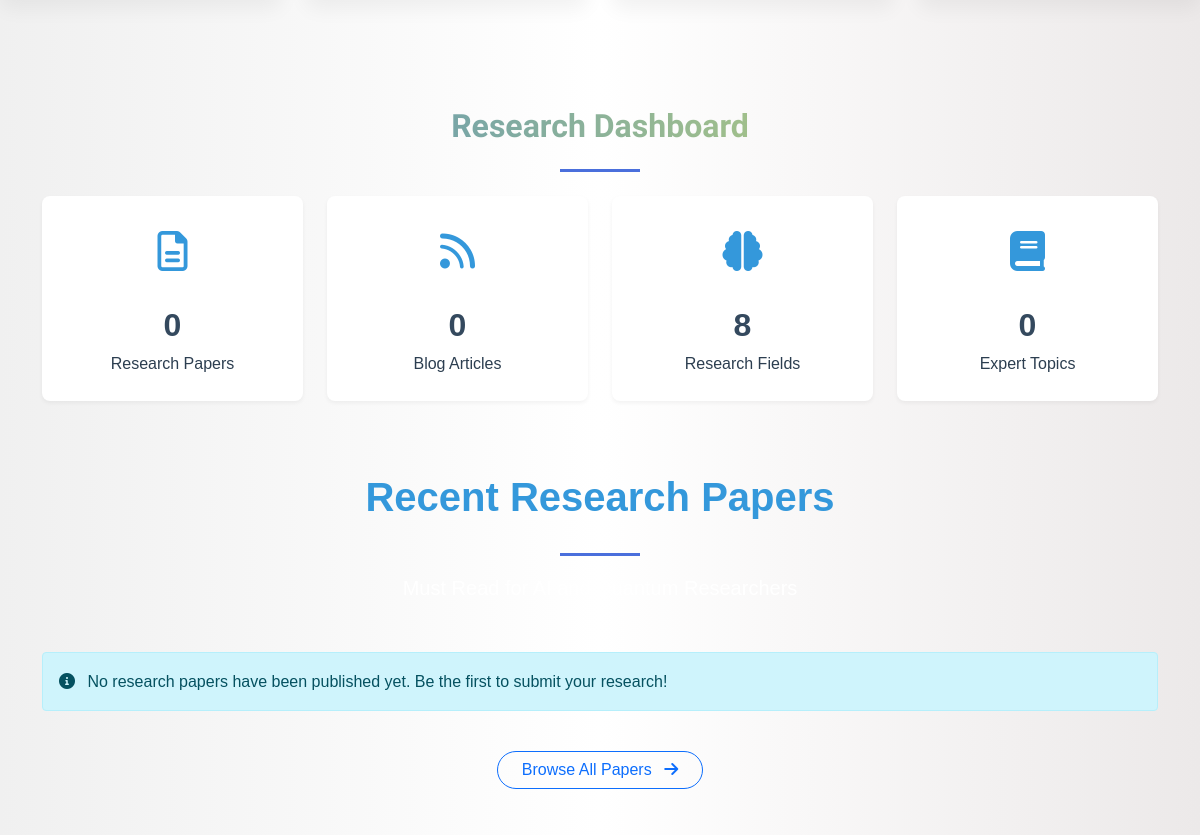
Before: / (middle part) with the older database file.
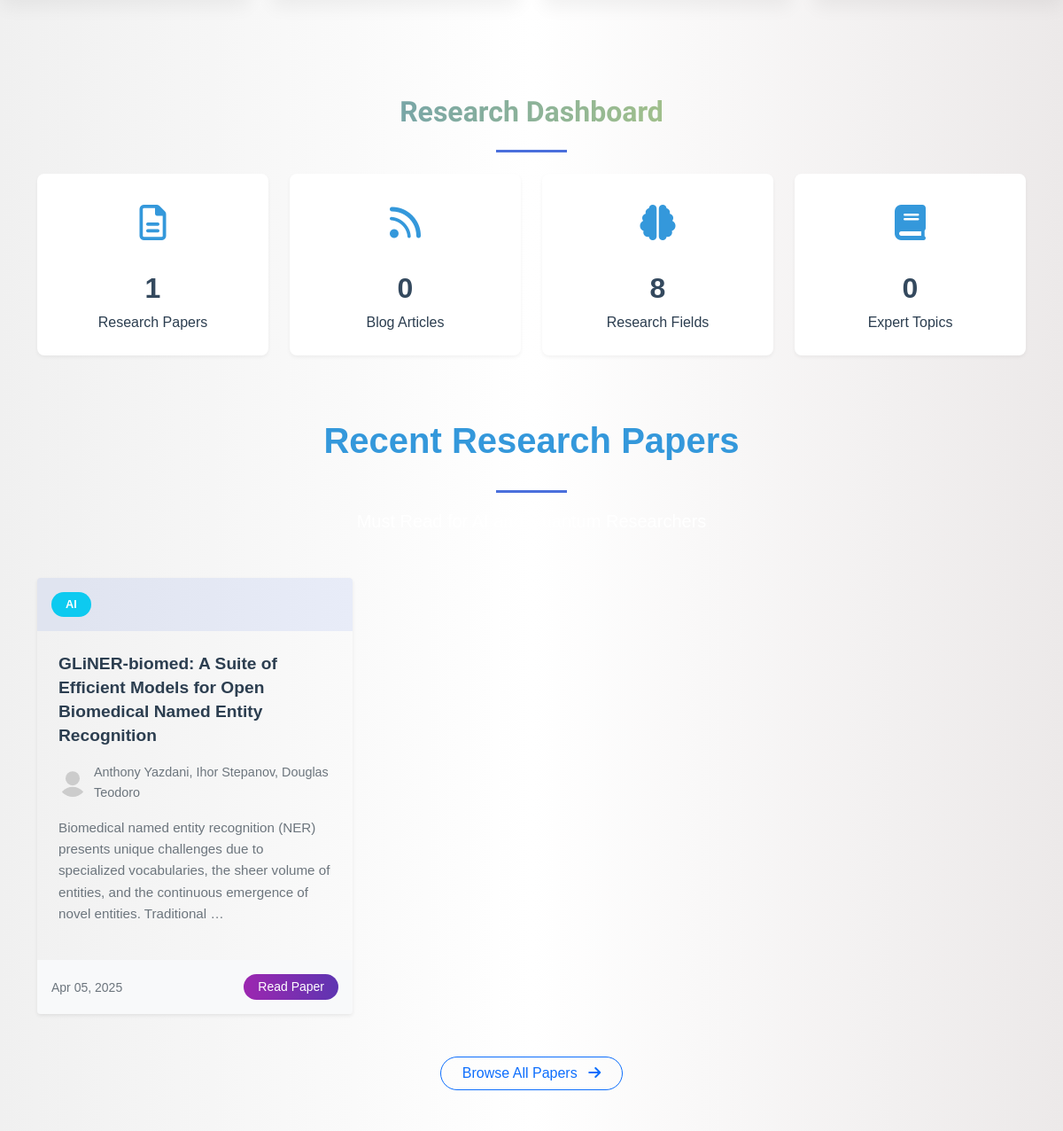
After: the same page with the newer database file.
### research_papers/models.py (models this page shows, shortened)
class ResearchPaper(models.Model):
    title = models.CharField(max_length=200)
    author = models.ForeignKey(User, on_delete=models.CASCADE)
    co_authors = models.CharField(max_length=255, blank=True)
    abstract = models.TextField()
    paper_link = models.URLField()
    category = models.CharField(max_length=20, choices=CATEGORY_CHOICES)
    status = models.CharField(max_length=20, choices=STATUS_CHOICES, default='pending')
    slug = models.SlugField(max_length=250, unique=True, blank=True)
    created_at = models.DateTimeField(auto_now_add=True)
    updated_at = models.DateTimeField(auto_now=True)
    class Meta:
        ordering = ['-created_at']

### accounts/models.py (models this page shows, shortened)
class Profile(models.Model):
    user = models.OneToOneField(User, on_delete=models.CASCADE)
    institution_name = models.CharField(max_length=200, blank=True)
    profile_picture = models.FileField(upload_to='profile_pics', default='profile_pics/default.svg')
    phone_number = models.CharField(max_length=20, blank=True)
    is_superuser = models.BooleanField(default=False)
    date_joined = models.DateTimeField(auto_now_add=True)

### core/views.py (the view)
# urls.py: path('', views.home, name='home'),
def home(request):
    research_papers_count = ResearchPaper.objects.filter(status='approved').count()
    blog_count = BlogPost.objects.filter(status='approved').count()
    topics_count = ResearchTopic.objects.filter(status='approved').count()
    recent_papers = ResearchPaper.objects.filter(status='approved').order_by('-created_at')[:3]
    context = {
        'research_papers_count': research_papers_count,
        'blog_count': blog_count,
        'topics_count': topics_count,
        'recent_papers': recent_papers,
    }
    try:
        return render(request, 'new_designs/home.html', context)
    except:
        return render(request, 'home.html', context)

### templates/new_designs/home.html (shortened to what the changed rows need)
{% extends 'base2.html' %}
{% load static %}
{% block content %}
<br><br><br><br><br><br>
<div class="container my-5">
    <div class="row">
        <div class="col-12">
            <h2 class="text-center mb-4" style="font-family: 'Overpass', sans-serif; background: linear-gradient(to right, #4383cc, #d6e266); -webkit-background-clip: text; color: transparent;">Research Dashboard</h2>
        </div>
    </div>
    <div class="row mt-4">
        <div class="col-md-3">
            <div class="stats-card">
                <div class="icon">
                    <i class="far fa-file-alt"></i>
                </div>
                <div class="count">{{ research_papers_count }}</div>
                <div class="label">Research Papers</div>
            </div>
        </div>
    </div>
</div>
<div class="container my-5">
    <div class="row">
        <div class="col-12 text-center">
            <h2 class="section-title">Recent Research Papers</h2>
        </div>
    </div>
    <div class="row g-4 mt-2">
        {% for paper in recent_papers %}
        <div class="col-md-4 mb-4">
            <div class="paper-card h-100 shadow-sm rounded overflow-hidden">
                <div class="paper-header p-3" style="background-color: rgba(74, 111, 220, 0.1);">
                    <span class="category-badge rounded-pill px-3 py-1 {% if paper.category == 'ai' %}bg-primary{% elif paper.category == 'quantum' %}bg-purple{% else %}bg-info{% endif %} text-white">
                        {{ paper.category|upper }}
                    </span>
                </div>
                <div class="paper-body p-4">
                    <h5 class="paper-title fw-bold mb-3">{{ paper.title }}</h5>
                    <div class="author-info d-flex align-items-center mb-3">
                        <div class="author-avatar me-2">
                            {% if paper.author.profile.profile_picture %}
                            <img src="{{ paper.author.profile.profile_picture.url }}" alt="{{ paper.author.username }}" class="rounded-circle" width="32" height="32">
                            {% else %}
                            <div class="avatar-placeholder rounded-circle d-flex align-items-center justify-content-center" style="width:32px;height:32px;background-color:#4a6fdc;color:white;">
                                {{ paper.author.username|first|upper }}
                            </div>
                            {% endif %}
                        </div>
                        <span class="author-name">
                            {% if paper.co_authors %}  {{ paper.co_authors }}{% endif %}
                        </span>
                    </div>
                    <p class="paper-abstract">{{ paper.abstract|truncatewords:25 }}</p>
                </div>
                <div class="paper-footer p-3 d-flex justify-content-between align-items-center" style="background-color: #f8f9fa;">
                    <small class="text-muted">{{ paper.created_at|date:"M d, Y" }}</small>
                    <a href="{% url 'research_paper_detail' paper.slug %}" class="btn btn-sm btn-primary rounded-pill px-3">Read Paper</a>
                </div>
            </div>
        </div>
        {% empty %}
        <div class="col-12">
            <div class="alert alert-info">
                <i class="fas fa-info-circle me-2"></i> No research papers have been published yet. Be the first to submit your research!
            </div>
        </div>
        {% endfor %}
    </div>
</div>
{% endblock %}

Changed rows visible on the page:
now on this page (row edited): ResearchPaper: category "AI", title "GLiNER-biomed: A Suite of Efficient Models for Open Biomedical Named Entity Recognition", author.profile.profile_picture (placeholder picture), co_authors "Anthony Yazdani, Ihor Stepanov, Douglas Teodoro", abstract "Biomedical named entity recognition (NER) presents unique challenges due to specialized vocabularies, the sheer volume of entities, and the continuous emergence of novel entities. Traditional …", created_at "Apr 05, 2025"
Other visible differences:
{{ research_papers_count }}: "0" → "1"
text no longer shown: "No research papers have been published yet. Be the first to submit your research!"
